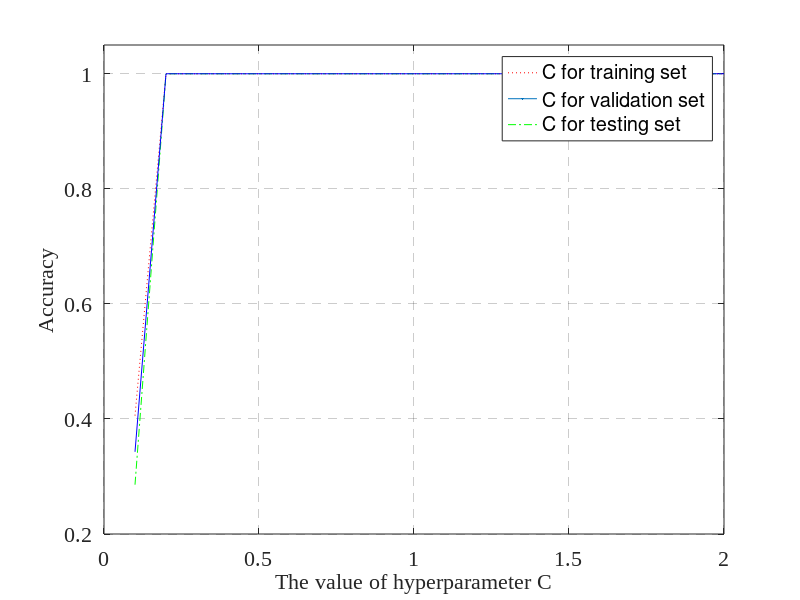

Source code (MATLAB):
clc;
clear;
%%
train_score = importdata('train_score.csv');
val_score = importdata('val_score.csv');
test_score = importdata('test_score.csv');
%
feature = 1:1000:65537;
figure(1)
    plot(feature,train_score,':',LineWidth=2);hold on
    plot(feature,val_score,'-.',LineWidth=2,MarkerSize=10);hold on
    plot(feature,test_score,'-',LineWidth=2);hold off
%

set (gcf,'Position',[500,300,800,0.618*800])
xlim([0,20000])
ylim([0.35,1.05])
grid on;
set(gca,'GridLineStyle','--','GridColor','k', 'GridAlpha',0.2)
set(gca, 'Fontname', 'Times New Roman','FontSize',16);
legend('Training Score','Validation Score','Testing Score')
xlabel('Number of features', 'Fontname','Times New Roman','FontSize',16);
ylabel('Accuracy', 'Fontname','Times New Roman','FontSize',16);
%%
C = 0.1:0.1:2;
train_C= importdata('train_C.csv');
val_C = importdata('val_C.csv');
test_C = importdata('test_C.csv');
figure(1)
    plot(C,train_C,'r:',LineWidth=2);hold on
    plot(C,val_C,'g-.',LineWidth=2,MarkerSize=10);hold on
    plot(C,test_C,'b-',LineWidth=2);hold off
%

set (gcf,'Position',[500,300,800,0.618*800])
xlim([0,2])
ylim([0.2,1.05])
grid on;
set(gca,'GridLineStyle','--','GridColor','k', 'GridAlpha',0.2)
set(gca, 'Fontname', 'Times New Roman','FontSize',16);
legend('C for training set','C for validation set','C for testing set')
xlabel('The value of hyperparameter C', 'Fontname','Times New Roman','FontSize',16);
ylabel('Accuracy', 'Fontname','Times New Roman','FontSize',16);